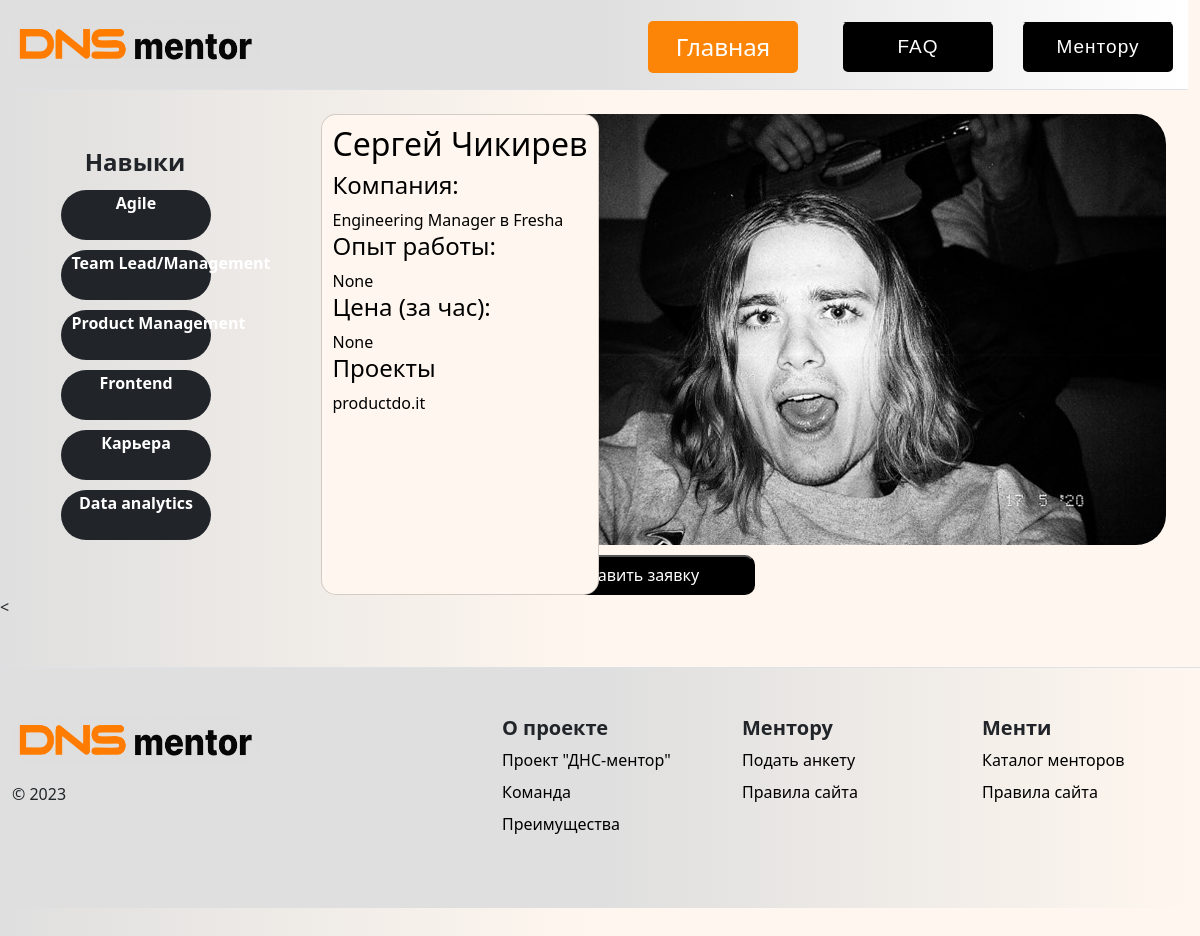
The page /card/10 on the database as committed earlier.
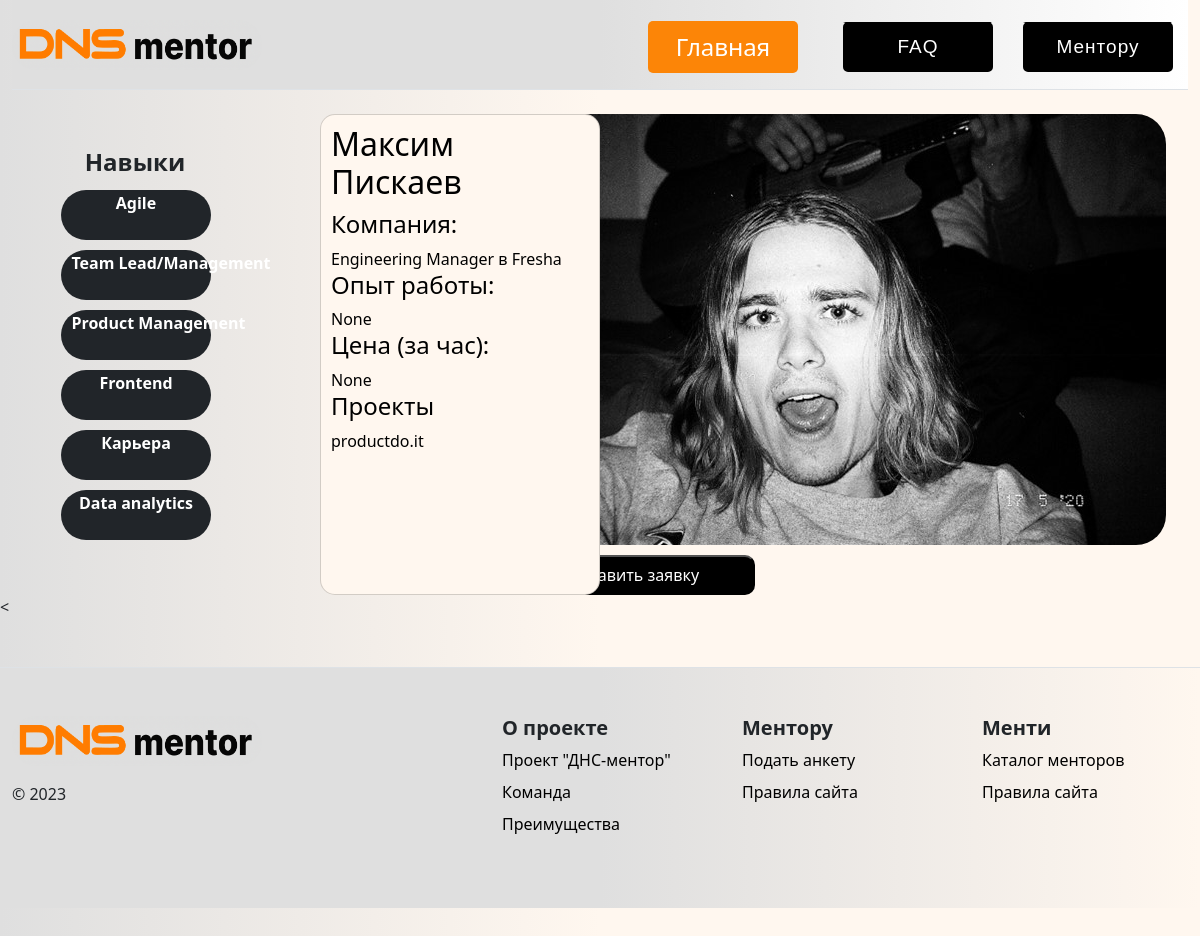
The same page on the database as committed later.
### tables this page shows
CREATE TABLE "anketa" (
	"id"	INTEGER,
	"photo"	BLOB,
	"company_title"	TEXT,
	"telegram"	TEXT,
	"specialization"	TEXT,
	"projects"	TEXT,
	"name"	TEXT,
	"added"	INTEGER,
	"experience"	TEXT,
	"price"	TEXT,
	PRIMARY KEY("id" AUTOINCREMENT)
);

### main.py (the view)
@app.route('/card/<int:id>')
def mentor_profile(id):
    conn = sqlite3.connect('lib1.db')
    cursor = conn.cursor()
    cursor.execute("""SELECT * FROM anketa """)
    mentor = cursor.fetchall()
    lst_mentor = []
    for ment in mentor:
        d = {}
        d["id"] = ment[0]
        d["photo"] = ment[1]
        d["company_title"] = ment[2]
        d["telegram"] = ment[3]
        d["specialization"] = ment[4]
        d["projects"] = ment[5]
        d["name"] = ment[6]
        d["experience"] = ment[8]
        d["price"] = ment[9]
        lst_mentor.append(d)
    lst_mentor_in_katalog = ""
    conn.close()
    for i in range(len(lst_mentor)):
        if lst_mentor[i]["id"] == id:
            lst_mentor_in_katalog = lst_mentor[i]
    return render_template('card_1.html', mentor=lst_mentor_in_katalog)

### templates/card_1.html (shortened to what this page needs)
{% extends 'base.html' %}
{% block body %}
<div class="grid-container">
 <div class="spec">
 <h4>Навыки</h4>
    <ul>
  {%for el in mentor.specialization.replace(", ", ",").split(",")%}
    <a href="#"><span type="hidden" class="badge text-bg-dark rounded-pill">{{el}}</span></a>
  {% endfor %}
    </ul>
</div>
<div class="card">
  <h2>{{mentor.name}}</h2>
  <h4>Компания:</h4>
  {{mentor.company_title}}
  <h4>Опыт работы:</h4> {{mentor.experience}}<br>
  <h4>Цена (за час):</h4> {{mentor.price}}<br>
  <h4>Проекты</h4>
    {{mentor.projects}}
</div>
  <div class="third">
        <img src="{{ url_for('static', filename='img/photos/' + mentor.photo) }}">
      <div class="bot">
        <form action="/menti_request" method="post" id="form-{{ mentor.telegram }}">
              <button type="submit" class="button">Оставить заявку</button>
        </form>
      </div>
  </div>
</div>
    <{% endblock %}

### templates/base.html (shortened to what this page needs)
<!doctype html>
<html lang="en" data-bs-theme="auto">
  <head><script src="../assets/js/color-modes.js"></script>
    <link rel="stylesheet" href="https://cdn.jsdelivr.net/npm/bootstrap@5.2.3/dist/css/bootstrap.min.css">
</head>
  <body>
  <div class="container-fluid">
    <header class="d-flex flex-wrap justify-content-center py-3 mb-4 border-bottom">
      <a href="/" class="d-flex align-items-center mb-3 mb-md-0 me-md-auto link-body-emphasis text-decoration-none">
        <img class="bi me-2" width=250 height="50" src="/static/img/logo5.png">
      </a>
      <div class="nav nav-pills nav-b head">
        <div class="nav-item"><a href="/"  aria-current="page" class="main">Главная</a></div>
          <div class="nav-item faq"><span><a href="/faq" ></a></span></div>
        <div class="nav-item but"><span><a  href="/mentor_anketa" ></a></span></div>
      </div>
    </header>
  </div>
{% block body %}
{% endblock %}
     <div class="container-fluid">
  <footer class="row row-cols-1 row-cols-sm-2 row-cols-md-5 py-5 my-5 border-top">
    <div class="col mb-3">
      <a href="/" class="d-flex align-items-center mb-3 link-body-emphasis text-decoration-none">
        <img class="bi me-2" width=250 height="50" src="/static/img/logo5.png">
      </a>
      <p class="text-body-secondary">&copy; 2023</p>
    </div>
    <div class="col mb-3">
    </div>
    <div class="col mb-3 fot">
        <h5><b>О проекте</b></h5>
      <ul class="nav flex-column">
        <li class="nav-item mb-2"><a href="/o_nas" class="nav-link p-0 text-body-secondary">Проект "ДНС-ментор"</a></li>
        <li class="nav-item mb-2"><a href="/team" class="nav-link p-0 text-body-secondary">Команда</a></li>
        <li class="nav-item mb-2"><a href="/advantages" class="nav-link p-0 text-body-secondary">Преимущества</a></li>
      </ul>
    </div>
    <div class="col mb-3 fot">
      <h5><b>Ментору</b></h5>
      <ul class="nav flex-column">
        <li class="nav-item mb-2"><a href="/mentor_anketa" class="nav-link p-0 text-body-secondary">Подать анкету</a></li>
        <li class="nav-item mb-2"><a href="/rules" class="nav-link p-0 text-body-secondary">Правила сайта</a></li>
      </ul>
    </div>
    <div class="col mb-3 fot" >
      <h5><b>Менти</b></h5>
      <ul class="nav flex-column">
        <li class="nav-item mb-2"><a href="/" class="nav-link p-0 text-body-secondary fot">Каталог менторов</a></li>
        <li class="nav-item mb-2"><a href="/rules" class="nav-link p-0 text-body-secondary">Правила сайта</a></li>
      </ul>
    </div>
  </footer>
</div>
  </body>
</html>

Rows that differ between the two databases and show on the page:
changed anketa "Engineering Manager в Fresha": name "Сергей Чикирев" → "Максим Пискаев"
